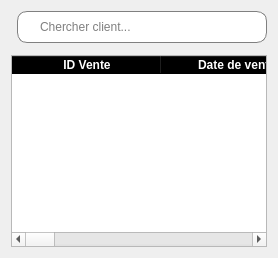
               <widget class="QWidget" name="tab_vente_retour">
                <attribute name="title">
                 <string>Ventes &amp; Retours</string>
                </attribute>
                <layout class="QGridLayout" name="gridLayout_6">
                 <item row="0" column="1">
                  <widget class="QLineEdit" name="cherche_vente_retour">
                   <property name="minimumSize">
                    <size>
                     <width>0</width>
                     <height>32</height>
                    </size>
                   </property>
                   <property name="maximumSize">
                    <size>
                     <width>407</width>
                     <height>31</height>
                    </size>
                   </property>
                   <property name="styleSheet">
                    <string notr="true">QLineEdit{
	padding-left: 20px;
	border: 1px solid gray;
	border-radius:10px
}</string>
                   </property>
                   <property name="placeholderText">
                    <string>Chercher client...</string>
                   </property>
                  </widget>
                 </item>
                 <item row="3" column="0" colspan="2">
                  <widget class="QTableWidget" name="table_infos_ventes_retours">
                   <property name="styleSheet">
                    <string notr="true">QHeaderView::section{
	font-weight: bold;
	background-color: black;
	color: white;
}

QTablewidget{
	alternate-background-color: #B0EDFB;
	background-color: #F4F9FA;
}</string>
                   </property>
                   <property name="alternatingRowColors">
                    <bool>true</bool>
                   </property>
                   <property name="textElideMode">
                    <enum>Qt::TextElideMode::ElideMiddle</enum>
                   </property>
                   <property name="sortingEnabled">
                    <bool>true</bool>
                   </property>
                   <attribute name="horizontalHeaderCascadingSectionResizes">
                    <bool>true</bool>
                   </attribute>
                   <attribute name="horizontalHeaderDefaultSectionSize">
                    <number>150</number>
                   </attribute>
                   <attribute name="horizontalHeaderStretchLastSection">
                    <bool>true</bool>
                   </attribute>
                   <column>
                    <property name="text">
                     <string>ID Vente</string>
                    </property>
                   </column>
                   <column>
                    <property name="text">
                     <string>Date de vente</string>
                    </property>
                   </column>
                   <column>
                    <property name="text">
                     <string>Client</string>
                    </property>
                   </column>
                   <column>
                    <property name="text">
                     <string>Nombre d'articles</string>
                    </property>
                   </column>
                   <column>
                    <property name="text">
                     <string>Prix total</string>
                    </property>
                   </column>
                   <column>
                    <property name="text">
                     <string>Montant réglé</string>
                    </property>
                   </column>
                   <column>
                    <property name="text">
                     <string>Montant restant</string>
                    </property>
                   </column>
                   <column>
                    <property name="text">
                     <string>Utilisateur</string>
                    </property>
                   </column>
                  </widget>
                 </item>
                 <item row="0" column="0" rowspan="2">
                  <widget class="QWidget" name="widget_2" native="true">
                   <property name="enabled">
                    <bool>true</bool>
                   </property>
                   <widget class="QPushButton" name="btn_ajout_inventaire_2">
                    <property name="geometry">
                     <rect>
                      <x>0</x>
                      <y>0</y>
                      <width>122</width>
                      <height>32</height>
                     </rect>
                    </property>
                    <property name="minimumSize">
                     <size>
                      <width>0</width>
                      <height>32</height>
                     </size>
                    </property>
                    <property name="maximumSize">
                     <size>
                      <width>122</width>
                      <height>32</height>
                     </size>
                    </property>
                    <property name="styleSheet">
                     <string notr="true">QPushButton{
	background-color: rgb(0, 0, 0);
	color: white;
	border: none;
	border-radius: 8px;
	font-weight: bold;
	font-size: 12px
}</string>
                    </property>
                    <property name="text">
                     <string>Vendre/Retourner</string>
                    </property>
                    <property name="icon">
                     <iconset resource="ressources.qrc">
                      <normaloff>:/icones/add.png</normaloff>:/icones/add.png</iconset>
                    </property>
                   </widget>
                   <widget class="QPushButton" name="export_excel_btn_vente_retour">
                    <property name="geometry">
                     <rect>
                      <x>140</x>
                      <y>0</y>
                      <width>122</width>
                      <height>32</height>
                     </rect>
                    </property>
                    <property name="minimumSize">
                     <size>
                      <width>0</width>
                      <height>32</height>
                     </size>
                    </property>
                    <property name="maximumSize">
                     <size>
                      <width>122</width>
                      <height>32</height>
                     </size>
                    </property>
                    <property name="styleSheet">
                     <string notr="true">QPushButton{
	background-color: #34D481;
	color: white;
	border: none;
	border-radius: 8px;
	font-weight: bold;
	font-size: 12px
}</string>
                    </property>
                    <property name="text">
                     <string>Export Excel</string>
                    </property>
                    <property name="icon">
                     <iconset resource="ressources.qrc">
                      <normaloff>:/icones/excel.png</normaloff>:/icones/excel.png</iconset>
                    </property>
                   </widget>
                   <widget class="QPushButton" name="export_pdf_btn_vente_retour">
                    <property name="geometry">
                     <rect>
                      <x>280</x>
                      <y>0</y>
                      <width>122</width>
                      <height>32</height>
                     </rect>
                    </property>
                    <property name="minimumSize">
                     <size>
                      <width>0</width>
                      <height>32</height>
                     </size>
                    </property>
                    <property name="maximumSize">
                     <size>
                      <width>122</width>
                      <height>32</height>
                     </size>
                    </property>
                    <property name="styleSheet">
                     <string notr="true">QPushButton{
	background-color: rgb(255, 58, 21);
	color: white;
	border: none;
	border-radius: 8px;
	font-weight: bold;
	font-size: 12px
}</string>
                    </property>
                    <property name="text">
                     <string>Export PDF</string>
                    </property>
                    <property name="icon">
                     <iconset resource="ressources.qrc">
                      <normaloff>:/icones/pdf.png</normaloff>:/icones/pdf.png</iconset>
                    </property>
                   </widget>
                  </widget>
                 </item>
                </layout>
               </widget>
